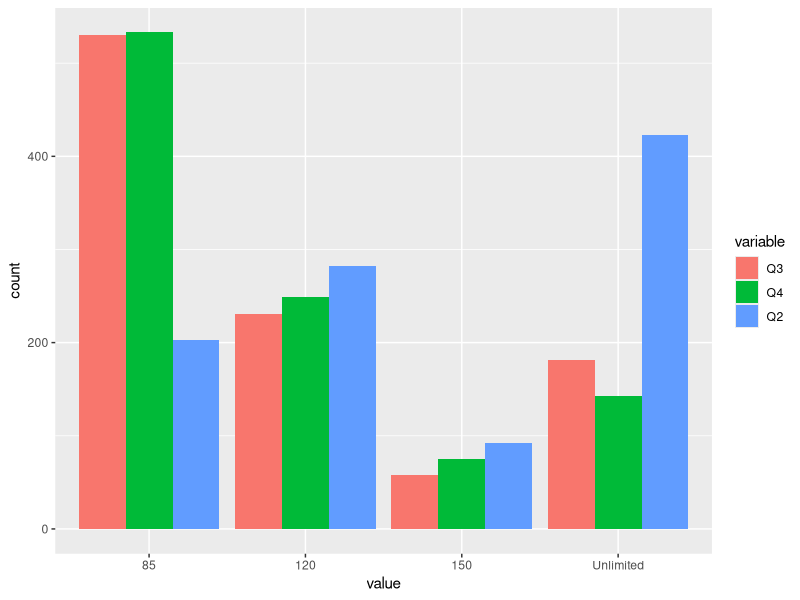

Write R code to recreate this figure.
library(ggplot2)
library(reshape)

survey <- read.csv("data/surveyResults.csv",header=TRUE)

df <- melt(survey, measure.vars = c(20,21,22))
df$variable <- factor(df$variable, labels = c("Q2","Q3","Q4"))
df$variable <- factor(df$variable, c("Q3", "Q4", "Q2"))
df <- cast(df, variable + value ~ ., length)
df$all <- df[,"(all)"]
df$value <- factor(df$value, c("85","120","150","Unlimited"))
print(ggplot(df, aes(x = value, weight = all, fill = variable)) + geom_bar(position = "dodge"))
